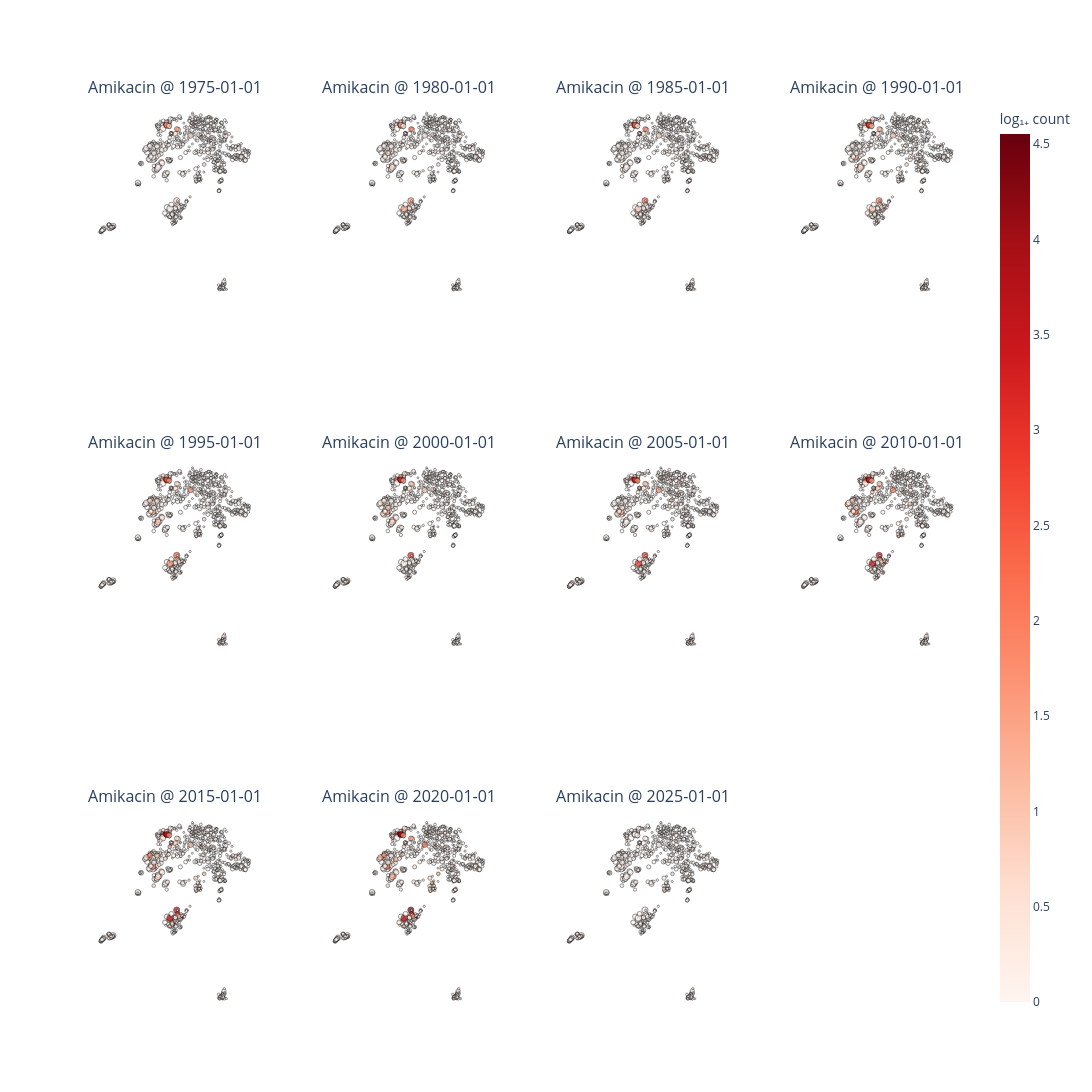

Notebook source saved alongside this figure:
### Code cell
_ = plot_umap_antibiotic_activity(
    data_df,
    amr_df,
    antibiotic=antibiotic,
    date=date,
    embedding_column=embedding_column,
    cmap="Reds",
    min_n_causation=3,
    max_marker_size=5,
    min_marker_size=1,
    image_size=(700,400)
)

### Figure 1 — Plotly figure (JSON) as saved in the notebook; plotly's stock layout.template omitted (floating-point values rounded to 4 significant figures; data arrays with more than 128 entries replaced by an {"elided": "..."} marker saying what was removed)
{"data": [{"hovertemplate": "%{text}<extra></extra>", "marker": {"color": {"elided": "773 float values"}, "coloraxis": "coloraxis", "line": {"color": "black", "width": 0.6}, "size": {"elided": "773 float values"}}, "mode": "markers", "text": {"elided": "773 str values"}, "type": "scatter", "x": {"elided": "773 float values"}, "xaxis": "x", "y": {"elided": "773 float values"}, "yaxis": "y"}, {"hovertemplate": "%{text}<extra></extra>", "marker": {"color": {"elided": "773 float values"}, "coloraxis": "coloraxis", "line": {"color": "black", "width": 0.6}, "size": {"elided": "773 float values"}}, "mode": "markers", "text": {"elided": "773 str values"}, "type": "scatter", "x": {"elided": "773 float values"}, "xaxis": "x2", "y": {"elided": "773 float values"}, "yaxis": "y2"}, {"hovertemplate": "%{text}<extra></extra>", "marker": {"color": {"elided": "773 float values"}, "coloraxis": "coloraxis", "line": {"color": "black", "width": 0.6}, "size": {"elided": "773 float values"}}, "mode": "markers", "text": {"elided": "773 str values"}, "type": "scatter", "x": {"elided": "773 float values"}, "xaxis": "x3", "y": {"elided": "773 float values"}, "yaxis": "y3"}, {"hovertemplate": "%{text}<extra></extra>", "marker": {"color": {"elided": "773 float values"}, "coloraxis": "coloraxis", "line": {"color": "black", "width": 0.6}, "size": {"elided": "773 float values"}}, "mode": "markers", "text": {"elided": "773 str values"}, "type": "scatter", "x": {"elided": "773 float values"}, "xaxis": "x4", "y": {"elided": "773 float values"}, "yaxis": "y4"}, {"hovertemplate": "%{text}<extra></extra>", "marker": {"color": {"elided": "773 float values"}, "coloraxis": "coloraxis", "line": {"color": "black", "width": 0.6}, "size": {"elided": "773 float values"}}, "mode": "markers", "text": {"elided": "773 str values"}, "type": "scatter", "x": {"elided": "773 float values"}, "xaxis": "x5", "y": {"elided": "773 float values"}, "yaxis": "y5"}, {"hovertemplate": "%{text}<extra></extra>", "marker": {"color": {"elided": "773 float values"}, "coloraxis": "coloraxis", "line": {"color": "black", "width": 0.6}, "size": {"elided": "773 float values"}}, "mode": "markers", "text": {"elided": "773 str values"}, "type": "scatter", "x": {"elided": "773 float values"}, "xaxis": "x6", "y": {"elided": "773 float values"}, "yaxis": "y6"}, {"hovertemplate": "%{text}<extra></extra>", "marker": {"color": {"elided": "773 float values"}, "coloraxis": "coloraxis", "line": {"color": "black", "width": 0.6}, "size": {"elided": "773 float values"}}, "mode": "markers", "text": {"elided": "773 str values"}, "type": "scatter", "x": {"elided": "773 float values"}, "xaxis": "x7", "y": {"elided": "773 float values"}, "yaxis": "y7"}, {"hovertemplate": "%{text}<extra></extra>", "marker": {"color": {"elided": "773 float values"}, "coloraxis": "coloraxis", "line": {"color": "black", "width": 0.6}, "size": {"elided": "773 float values"}}, "mode": "markers", "text": {"elided": "773 str values"}, "type": "scatter", "x": {"elided": "773 float values"}, "xaxis": "x8", "y": {"elided": "773 float values"}, "yaxis": "y8"}, {"hovertemplate": "%{text}<extra></extra>", "marker": {"color": {"elided": "773 float values"}, "coloraxis": "coloraxis", "line": {"color": "black", "width": 0.6}, "size": {"elided": "773 float values"}}, "mode": "markers", "text": {"elided": "773 str values"}, "type": "scatter", "x": {"elided": "773 float values"}, "xaxis": "x9", "y": {"elided": "773 float values"}, "yaxis": "y9"}, {"hovertemplate": "%{text}<extra></extra>", "marker": {"color": {"elided": "773 float values"}, "coloraxis": "coloraxis", "line": {"color": "black", "width": 0.6}, "size": {"elided": "773 float values"}}, "mode": "markers", "text": {"elided": "773 str values"}, "type": "scatter", "x": {"elided": "773 float values"}, "xaxis": "x10", "y": {"elided": "773 float values"}, "yaxis": "y10"}, {"hovertemplate": "%{text}<extra></extra>", "marker": {"color": {"elided": "773 float values"}, "coloraxis": "coloraxis", "line": {"color": "black", "width": 0.6}, "size": {"elided": "773 float values"}}, "mode": "markers", "text": {"elided": "773 str values"}, "type": "scatter", "x": {"elided": "773 float values"}, "xaxis": "x11", "y": {"elided": "773 float values"}, "yaxis": "y11"}], "layout": {"annotations": [{"font": {"size": 16}, "showarrow": false, "text": "Amikacin @ 1975-01-01", "x": 0.1062, "xanchor": "center", "xref": "paper", "y": 1, "yanchor": "bottom", "yref": "paper"}, {"font": {"size": 16}, "showarrow": false, "text": "Amikacin @ 1980-01-01", "x": 0.3688, "xanchor": "center", "xref": "paper", "y": 1, "yanchor": "bottom", "yref": "paper"}, {"font": {"size": 16}, "showarrow": false, "text": "Amikacin @ 1985-01-01", "x": 0.6313, "xanchor": "center", "xref": "paper", "y": 1, "yanchor": "bottom", "yref": "paper"}, {"font": {"size": 16}, "showarrow": false, "text": "Amikacin @ 1990-01-01", "x": 0.8938, "xanchor": "center", "xref": "paper", "y": 1, "yanchor": "bottom", "yref": "paper"}, {"font": {"size": 16}, "showarrow": false, "text": "Amikacin @ 1995-01-01", "x": 0.1062, "xanchor": "center", "xref": "paper", "y": 0.6111, "yanchor": "bottom", "yref": "paper"}, {"font": {"size": 16}, "showarrow": false, "text": "Amikacin @ 2000-01-01", "x": 0.3688, "xanchor": "center", "xref": "paper", "y": 0.6111, "yanchor": "bottom", "yref": "paper"}, {"font": {"size": 16}, "showarrow": false, "text": "Amikacin @ 2005-01-01", "x": 0.6313, "xanchor": "center", "xref": "paper", "y": 0.6111, "yanchor": "bottom", "yref": "paper"}, {"font": {"size": 16}, "showarrow": false, "text": "Amikacin @ 2010-01-01", "x": 0.8938, "xanchor": "center", "xref": "paper", "y": 0.6111, "yanchor": "bottom", "yref": "paper"}, {"font": {"size": 16}, "showarrow": false, "text": "Amikacin @ 2015-01-01", "x": 0.1062, "xanchor": "center", "xref": "paper", "y": 0.2222, "yanchor": "bottom", "yref": "paper"}, {"font": {"size": 16}, "showarrow": false, "text": "Amikacin @ 2020-01-01", "x": 0.3688, "xanchor": "center", "xref": "paper", "y": 0.2222, "yanchor": "bottom", "yref": "paper"}, {"font": {"size": 16}, "showarrow": false, "text": "Amikacin @ 2025-01-01", "x": 0.6313, "xanchor": "center", "xref": "paper", "y": 0.2222, "yanchor": "bottom", "yref": "paper"}], "coloraxis": {"cmax": 4.554, "cmin": 0, "colorbar": {"title": {"text": "log₁₊ count"}}, "colorscale": [[0, "rgb(255,245,240)"], [0.125, "rgb(254,224,210)"], [0.25, "rgb(252,187,161)"], [0.375, "rgb(252,146,114)"], [0.5, "rgb(251,106,74)"], [0.625, "rgb(239,59,44)"], [0.75, "rgb(203,24,29)"], [0.875, "rgb(165,15,21)"], [1, "rgb(103,0,13)"]]}, "height": 1500, "paper_bgcolor": "white", "plot_bgcolor": "white", "showlegend": false, "width": 2000, "xaxis": {"anchor": "y", "domain": [0, 0.2125], "showgrid": false, "visible": false, "zeroline": false}, "xaxis10": {"anchor": "y10", "domain": [0.2625, 0.475], "showgrid": false, "visible": false, "zeroline": false}, "xaxis11": {"anchor": "y11", "domain": [0.525, 0.7375], "showgrid": false, "visible": false, "zeroline": false}, "xaxis12": {"anchor": "y12", "domain": [0.7875, 1]}, "xaxis2": {"anchor": "y2", "domain": [0.2625, 0.475], "showgrid": false, "visible": false, "zeroline": false}, "xaxis3": {"anchor": "y3", "domain": [0.525, 0.7375], "showgrid": false, "visible": false, "zeroline": false}, "xaxis4": {"anchor": "y4", "domain": [0.7875, 1], "showgrid": false, "visible": false, "zeroline": false}, "xaxis5": {"anchor": "y5", "domain": [0, 0.2125], "showgrid": false, "visible": false, "zeroline": false}, "xaxis6": {"anchor": "y6", "domain": [0.2625, 0.475], "showgrid": false, "visible": false, "zeroline": false}, "xaxis7": {"anchor": "y7", "domain": [0.525, 0.7375], "showgrid": false, "visible": false, "zeroline": false}, "xaxis8": {"anchor": "y8", "domain": [0.7875, 1], "showgrid": false, "visible": false, "zeroline": false}, "xaxis9": {"anchor": "y9", "domain": [0, 0.2125], "showgrid": false, "visible": false, "zeroline": false}, "yaxis": {"anchor": "x", "domain": [0.7778, 1], "scaleanchor": "x", "scaleratio": 1, "showgrid": false, "visible": false, "zeroline": false}, "yaxis10": {"anchor": "x10", "domain": [0, 0.2222], "scaleanchor": "x10", "scaleratio": 1, "showgrid": false, "visible": false, "zeroline": false}, "yaxis11": {"anchor": "x11", "domain": [0, 0.2222], "scaleanchor": "x11", "scaleratio": 1, "showgrid": false, "visible": false, "zeroline": false}, "yaxis12": {"anchor": "x12", "domain": [0, 0.2222]}, "yaxis2": {"anchor": "x2", "domain": [0.7778, 1], "scaleanchor": "x2", "scaleratio": 1, "showgrid": false, "visible": false, "zeroline": false}, "yaxis3": {"anchor": "x3", "domain": [0.7778, 1], "scaleanchor": "x3", "scaleratio": 1, "showgrid": false, "visible": false, "zeroline": false}, "yaxis4": {"anchor": "x4", "domain": [0.7778, 1], "scaleanchor": "x4", "scaleratio": 1, "showgrid": false, "visible": false, "zeroline": false}, "yaxis5": {"anchor": "x5", "domain": [0.3889, 0.6111], "scaleanchor": "x5", "scaleratio": 1, "showgrid": false, "visible": false, "zeroline": false}, "yaxis6": {"anchor": "x6", "domain": [0.3889, 0.6111], "scaleanchor": "x6", "scaleratio": 1, "showgrid": false, "visible": false, "zeroline": false}, "yaxis7": {"anchor": "x7", "domain": [0.3889, 0.6111], "scaleanchor": "x7", "scaleratio": 1, "showgrid": false, "visible": false, "zeroline": false}, "yaxis8": {"anchor": "x8", "domain": [0.3889, 0.6111], "scaleanchor": "x8", "scaleratio": 1, "showgrid": false, "visible": false, "zeroline": false}, "yaxis9": {"anchor": "x9", "domain": [0, 0.2222], "scaleanchor": "x9", "scaleratio": 1, "showgrid": false, "visible": false, "zeroline": false}}}
